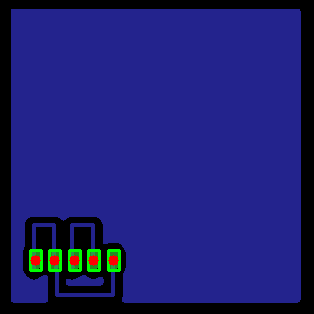
#> input picture Flask_v7/uploads/test_negative_01.png, 314 x 314 px, found by its file name; its folder holds only this picture in this run
$ python uploaded_pad_detect.py uploads/test_negative_01.png
#> lines starting #> are read from the running program, lines starting #| are printed output that depends on the picture; after the words box and inside, x2 and y2 are one past the last pixel; in counts of white or black regions, pixels touching at a corner belong together
import cv2
import numpy as np
import sys
import os

# Function to convert pixel coordinates to inches
def pixels_to_inches(pixels, dpi=195):
    inches = pixels / dpi
    return inches

if __name__ == '__main__':
    if len(sys.argv) < 2:
        print("Usage: python uploaded_pad_detect.py <filename>")
        sys.exit(1)

    filename = sys.argv[1]
    filepath = os.path.join('/home/yash/PCB_FORGE/Flask_v7/uploads', filename)

    # Load the image
    image = cv2.imread(filepath)
#> image is the input picture: shape (314, 314, 3); mean B, G, R 113.4, 30.8, 29.3

    if image is None:
        print(f'Failed to load image {filename}')
        sys.exit(1)

    # Convert the image to HSV color space
    hsv_image = cv2.cvtColor(image, cv2.COLOR_BGR2HSV)
#> hsv_image: shape (314, 314, 3); mean H, S, V 97.1, 158, 116.9

    # Define the range for green color in HSV space
    lower_green = np.array([40, 40, 40])
    upper_green = np.array([80, 255, 255])

    # Create a mask for the green color
    mask = cv2.inRange(hsv_image, lower_green, upper_green)
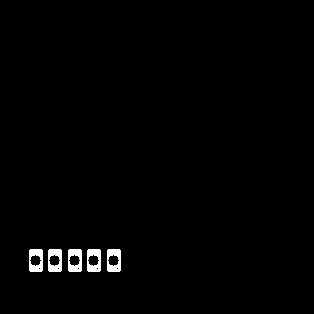
#> mask: shape (314, 314); 1.2% white; 5 white regions

    # Find contours in the masked image
    contours, _ = cv2.findContours(mask, cv2.RETR_EXTERNAL, cv2.CHAIN_APPROX_SIMPLE)
#> contours = 5 contours; box (x1, y1, x2, y2) and area: (107, 249, 121, 272) 284, (87, 249, 101, 272) 284, (68, 249, 82, 272) 284, (48, 249, 62, 272) 284, (29, 249, 43, 272) 284

    # List to store the coordinates of the green solder pads in inches
    solder_pads_coords_inches = []

    # Iterate through the contours
    for contour in contours:
        # Calculate the bounding box for each contour
        x, y, w, h = cv2.boundingRect(contour)

        # Calculate the center of the bounding box
        center_x = x + w / 2
        center_y = y + h / 2

        # Convert the center coordinates from pixels to inches
        center_x_inches = pixels_to_inches(center_x)
        center_y_inches = pixels_to_inches(center_y)

        # Add the coordinates to the list
        solder_pads_coords_inches.append((center_x_inches, center_y_inches))

        # Draw the bounding box and center point on the image (optional for visualization)
        cv2.rectangle(image, (x, y), (x + w, y + h), (0, 255, 0), 2)
        cv2.circle(image, (int(center_x), int(center_y)), 5, (0, 0, 255), -1)
#> this loop made 5 passes
#> (x, center_x, center_x_inches) on passes 1 to 5: (107, 114, 0.585), (87, 94, 0.482), (68, 75, 0.385), (48, 55, 0.282), (29, 36, 0.185)
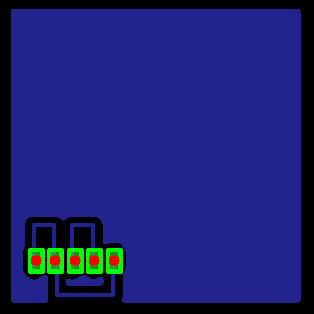
#> image: shape (314, 314, 3); 0.67% of pixels changed, all inside (x1, y1, x2, y2) = (28, 248, 123, 274)
#> after the loop, solder_pads_coords_inches = [(0.585, 1.34), (0.482, 1.34), (0.385, 1.34), (0.282, 1.34), (0.185, 1.34)]

    # Save the processed image
    processed_image_path = os.path.join('static/processed', filename)
    cv2.imwrite(processed_image_path, image)

    # Save the coordinates to a text file
    coord_file_path = os.path.join('static/processed', f'{filename}_coordinates.txt')
    with open(coord_file_path, 'w') as file:
        for coord in solder_pads_coords_inches:
            file.write(f'X: {coord[0]:.4f} inches, Y: {coord[1]:.4f} inches\n')
#> this loop made 5 passes

    print(f'Processed image saved: {processed_image_path}')
    print(f'Coordinates saved: {coord_file_path}')
